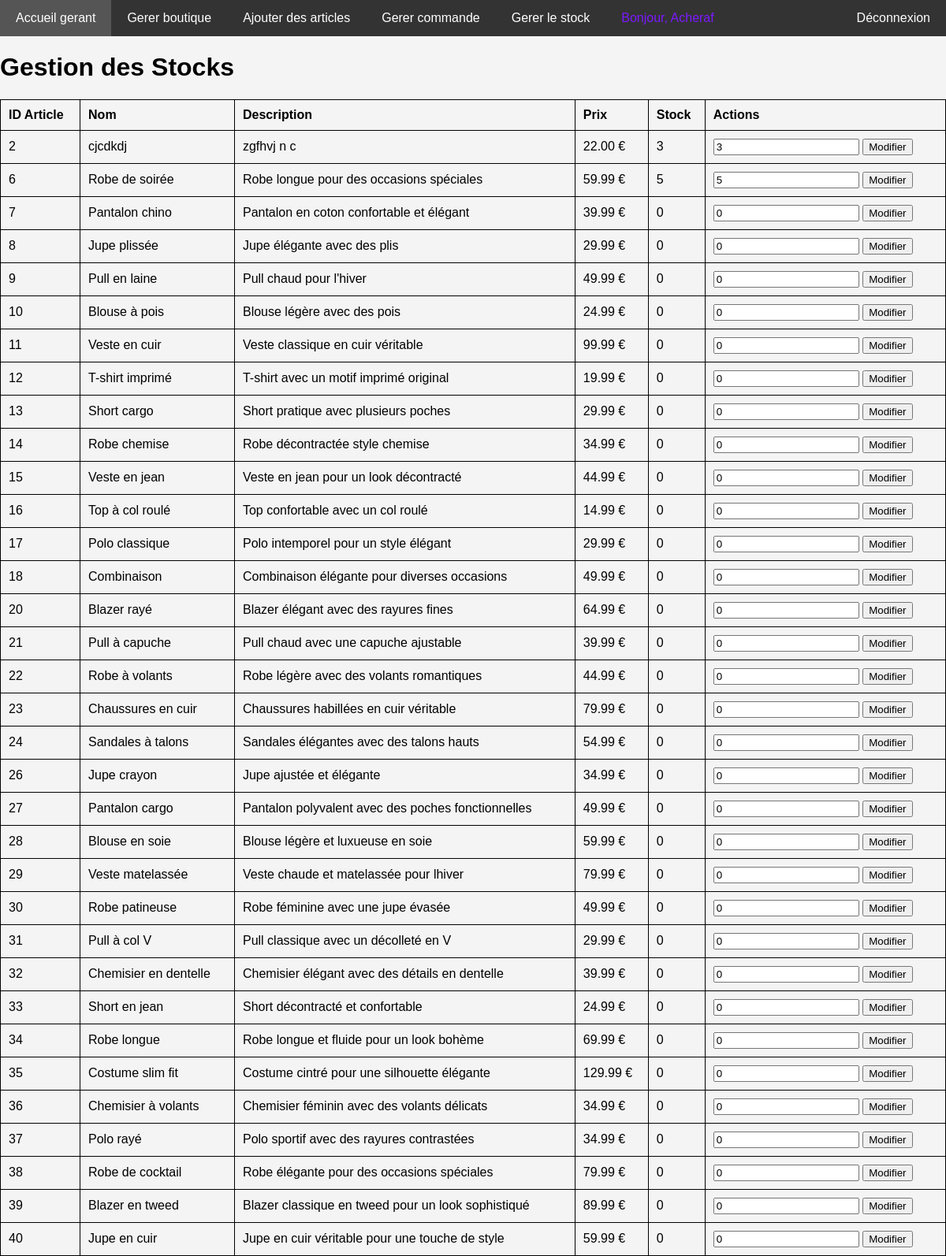
Page /DripCheap/gerer_stock.php (signed in) on the committed database.
### tables this page shows
CREATE TABLE `Articles` (
  `ID_article` int(11) NOT NULL,
  `Nom_article` varchar(255) DEFAULT NULL,
  `Description` text,
  `Catégorie` varchar(50) DEFAULT NULL,
  `Prix` decimal(10,2) DEFAULT NULL,
  `Tailles_disponibles` varchar(255) DEFAULT NULL,
  `Couleurs_disponibles` varchar(255) DEFAULT NULL,
  `Image` varchar(255) DEFAULT NULL,
  `Stock` int(11) NOT NULL DEFAULT '0'
);

### DripCheap/gerer_stock.php (the view, shortened to what this page needs)
<?php
$con = mysqli_connect("localhost", "root", "", "DRIP1");
$sql_articles = "SELECT * FROM Articles";
$result_articles = mysqli_query($con, $sql_articles);
?>
<!DOCTYPE html>
<html lang="fr">
<head>
    <link rel="stylesheet" href="style.css">
    <?php include 'navbar2.php';?>
</head>
<body>
    <h1>Gestion des Stocks</h1>
    <table>
        <thead>
            <tr>
                <th>ID Article</th>
                <th>Nom</th>
                <th>Description</th>
                <th>Prix</th>
                <th>Stock</th>
                <th>Actions</th>
            </tr>
        </thead>
        <tbody>
            <?php while ($row = mysqli_fetch_assoc($result_articles)) { ?>
            <tr>
                <td><?php echo $row['ID_article']; ?></td>
                <td><?php echo $row['Nom_article']; ?></td>
                <td><?php echo $row['Description']; ?></td>
                <td><?php echo $row['Prix']; ?> €</td>
                <td><?php echo $row['Stock']; ?></td>
                <td>
                    <form method="post" action="modif_stock.php">
                        <input type="number" name="nouveau_stock" value="<?php echo $row['Stock']; ?>" min="0">
                        <button type="submit">Modifier</button>
                    </form>
                </td>
            </tr>
            <?php } ?>
        </tbody>
    </table>
</body>
</html>

### DripCheap/navbar2.php (shortened to what this page needs)
<!DOCTYPE html>
<html lang="fr">
<head>
  <link rel="stylesheet" href="style.css">
</head>
<body>
  <nav>
    <ul>
    <li><a href="page_gerant.php">Accueil gerant</a></li>
      <li><a href="gerer_produit.php">Gerer boutique</a></li>
      <li><a href="ajouter_article.php">Ajouter des articles</a></li>
      <li><a href="gerer_commande.php">Gerer commande</a></li>
      <li><a href="gerer_stock.php">Gerer le stock</a></li>
      <?php if (isset($_SESSION['ID_utilisateur'])): ?>
        <li><span class="welcome">Bonjour, <?php echo htmlspecialchars($_SESSION['Prénom']); ?></span></li>
        <span class="logout"><li><a href="deconnexion.php">Déconnexion</span></a></li>
      <?php else: ?>
        <li><a href="login.html">Connexion</a></li>
      <?php endif; ?>
    </ul>
  </nav>
</body>
</html>

### DripCheap/style.css (style rules this page uses)
body { font-family: Arial, sans-serif; margin: 0; padding: 0; background-color: #f4f4f4; }
nav { background-color: #333; overflow: hidden; position: flex; width: 100%; top: 0; left: 0; z-index: 1000; }
ul { list-style-type: none; margin: 0; padding: 0; display: flex; justify-content: center; }
li { display: inline; }
li a { display: block; color: white; padding: 14px 20px; text-decoration: none; transition: background-color 0.3s ease, color 0.3s ease; }
.welcome { color: rgb(125, 25, 255); padding: 14px 20px; display: block; }
.logout { margin-left: auto; }

### DripCheap/gerer_stock.php (style rules this page uses)
body { font-family: Arial, sans-serif; }
table { width: 100%; border-collapse: collapse; }
table, th, td { border: 1px solid black; }
th, td { padding: 10px; text-align: left; }

### rows in the picture
articles: ID_article "2", Nom_article "cjcdkdj", Description "zgfhvj n c", Prix "22.00", Stock "3", nouveau_stock "3"
articles: ID_article "6", Nom_article "Robe de soirée", Description "Robe longue pour des occasions spéciales", Prix "59.99", Stock "5", nouveau_stock "5"
articles: ID_article "7", Nom_article "Pantalon chino", Description "Pantalon en coton confortable et élégant", Prix "39.99", Stock "0", nouveau_stock "0"
articles: ID_article "8", Nom_article "Jupe plissée", Description "Jupe élégante avec des plis", Prix "29.99", Stock "0", nouveau_stock "0"
articles: ID_article "9", Nom_article "Pull en laine", Description "Pull chaud pour l'hiver", Prix "49.99", Stock "0", nouveau_stock "0"
articles: ID_article "10", Nom_article "Blouse à pois", Description "Blouse légère avec des pois", Prix "24.99", Stock "0", nouveau_stock "0"
articles: ID_article "11", Nom_article "Veste en cuir", Description "Veste classique en cuir véritable", Prix "99.99", Stock "0", nouveau_stock "0"
articles: ID_article "12", Nom_article "T-shirt imprimé", Description "T-shirt avec un motif imprimé original", Prix "19.99", Stock "0", nouveau_stock "0"
articles: ID_article "13", Nom_article "Short cargo", Description "Short pratique avec plusieurs poches", Prix "29.99", Stock "0", nouveau_stock "0"
articles: ID_article "14", Nom_article "Robe chemise", Description "Robe décontractée style chemise", Prix "34.99", Stock "0", nouveau_stock "0"
articles: ID_article "15", Nom_article "Veste en jean", Description "Veste en jean pour un look décontracté", Prix "44.99", Stock "0", nouveau_stock "0"
articles: ID_article "16", Nom_article "Top à col roulé", Description "Top confortable avec un col roulé", Prix "14.99", Stock "0", nouveau_stock "0"
articles: ID_article "17", Nom_article "Polo classique", Description "Polo intemporel pour un style élégant", Prix "29.99", Stock "0", nouveau_stock "0"
articles: ID_article "18", Nom_article "Combinaison", Description "Combinaison élégante pour diverses occasions", Prix "49.99", Stock "0", nouveau_stock "0"
articles: ID_article "20", Nom_article "Blazer rayé", Description "Blazer élégant avec des rayures fines", Prix "64.99", Stock "0", nouveau_stock "0"
articles: ID_article "21", Nom_article "Pull à capuche", Description "Pull chaud avec une capuche ajustable", Prix "39.99", Stock "0", nouveau_stock "0"
articles: ID_article "22", Nom_article "Robe à volants", Description "Robe légère avec des volants romantiques", Prix "44.99", Stock "0", nouveau_stock "0"
articles: ID_article "23", Nom_article "Chaussures en cuir", Description "Chaussures habillées en cuir véritable", Prix "79.99", Stock "0", nouveau_stock "0"
articles: ID_article "24", Nom_article "Sandales à talons", Description "Sandales élégantes avec des talons hauts", Prix "54.99", Stock "0", nouveau_stock "0"
articles: ID_article "26", Nom_article "Jupe crayon", Description "Jupe ajustée et élégante", Prix "34.99", Stock "0", nouveau_stock "0"
articles: ID_article "27", Nom_article "Pantalon cargo", Description "Pantalon polyvalent avec des poches fonctionnelles", Prix "49.99", Stock "0", nouveau_stock "0"
articles: ID_article "28", Nom_article "Blouse en soie", Description "Blouse légère et luxueuse en soie", Prix "59.99", Stock "0", nouveau_stock "0"
articles: ID_article "29", Nom_article "Veste matelassée", Description "Veste chaude et matelassée pour lhiver", Prix "79.99", Stock "0", nouveau_stock "0"
articles: ID_article "30", Nom_article "Robe patineuse", Description "Robe féminine avec une jupe évasée", Prix "49.99", Stock "0", nouveau_stock "0"
articles: ID_article "31", Nom_article "Pull à col V", Description "Pull classique avec un décolleté en V", Prix "29.99", Stock "0", nouveau_stock "0"
articles: ID_article "32", Nom_article "Chemisier en dentelle", Description "Chemisier élégant avec des détails en dentelle", Prix "39.99", Stock "0", nouveau_stock "0"
articles: ID_article "33", Nom_article "Short en jean", Description "Short décontracté et confortable", Prix "24.99", Stock "0", nouveau_stock "0"
articles: ID_article "34", Nom_article "Robe longue", Description "Robe longue et fluide pour un look bohème", Prix "69.99", Stock "0", nouveau_stock "0"
articles: ID_article "35", Nom_article "Costume slim fit", Description "Costume cintré pour une silhouette élégante", Prix "129.99", Stock "0", nouveau_stock "0"
articles: ID_article "36", Nom_article "Chemisier à volants", Description "Chemisier féminin avec des volants délicats", Prix "34.99", Stock "0", nouveau_stock "0"
articles: ID_article "37", Nom_article "Polo rayé", Description "Polo sportif avec des rayures contrastées", Prix "34.99", Stock "0", nouveau_stock "0"
articles: ID_article "38", Nom_article "Robe de cocktail", Description "Robe élégante pour des occasions spéciales", Prix "79.99", Stock "0", nouveau_stock "0"
articles: ID_article "39", Nom_article "Blazer en tweed", Description "Blazer classique en tweed pour un look sophistiqué", Prix "89.99", Stock "0", nouveau_stock "0"
articles: ID_article "40", Nom_article "Jupe en cuir", Description "Jupe en cuir véritable pour une touche de style", Prix "59.99", Stock "0", nouveau_stock "0"

### other values in the picture
$_SESSION['Prénom'] "Acheraf"
